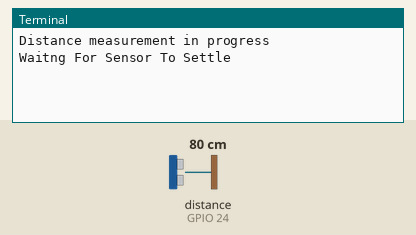
Simulated run of this program. Board: Raspberry Pi (BCM pin numbers). Shown: the last lines printed to the terminal. The test bench sets the inputs (shaded band); at power-on: distance to the obstacle (sensor on GPIO 24) 80 cm. The echo pulse lasts 58.3 µs per cm; the clock reads 2024-03-15 10:24:30 at power-on unless the program sets it.

Above: at 1.2 s.
1.3 s: distance to the obstacle (sensor on GPIO 24) set to 2 cm
At 3.3 s:
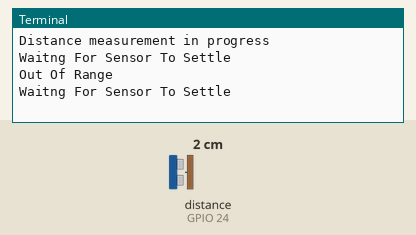
5.5 s: distance to the obstacle (sensor on GPIO 24) set to 4 cm
At 6.5 s:
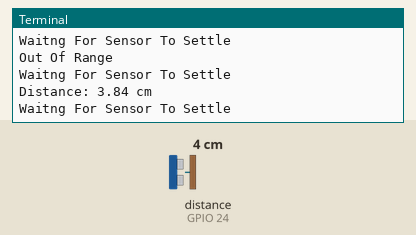

The program:

ULTRASONIC_SENSOR.py
```python
import RPi.GPIO as GPIO                    #Import GPIO library
import time                                #Import time library
GPIO.setmode(GPIO.BCM)                     #Set GPIO pin numbering

TRIG = 23                                  #Associate pin 23 to TRIG
ECHO = 24                                  #Associate pin 24 to ECHO

print ("Distance measurement in progress")

GPIO.setup(TRIG,GPIO.OUT)                  #Set pin as GPIO out
GPIO.setup(ECHO,GPIO.IN)                   #Set pin as GPIO in

while True:

  GPIO.output(TRIG, False)                 #Set TRIG as LOW
  print ("Waitng For Sensor To Settle")
  time.sleep(2)                            #Delay of 2 seconds

  GPIO.output(TRIG, True)                  #Set TRIG as HIGH
  time.sleep(0.00001)                      #Delay of 0.00001 seconds
  GPIO.output(TRIG, False)                 #Set TRIG as LOW
  pulse_start=0
  pulse_end=0
  echo_state =0


  while echo_state==0:                        #Check whether the ECHO is LOW
      echo_state=GPIO.input(ECHO)
      pulse_start = time.time()              #Saves the last known time of LOW pulse

  while GPIO.input(ECHO)==1:                 #Check whether the ECHO is HIGH
        pulse_end = time.time()              #Saves the last known time of HIGH pulse

  pulse_duration = pulse_end - pulse_start   #Get pulse duration to a variable

  distance = pulse_duration * 17150          #Multiply pulse duration by 17150 to get distance
  distance = round(distance, 2)              #Round to two decimal points

  if distance > 2 and distance < 400:        #Check whether the distance is within range
    print ("Distance:",distance,"cm" )       #Print distance with 0.5 cm calibration
  else:
    print ("Out Of Range" )                  #display out of range
```

Measured:
- after the input at 1.3 s, the terminal: prints a new line after 0.70 s (image 1)
- after the input at 5.5 s, the terminal: prints a new line after 0.50 s (image 2)
